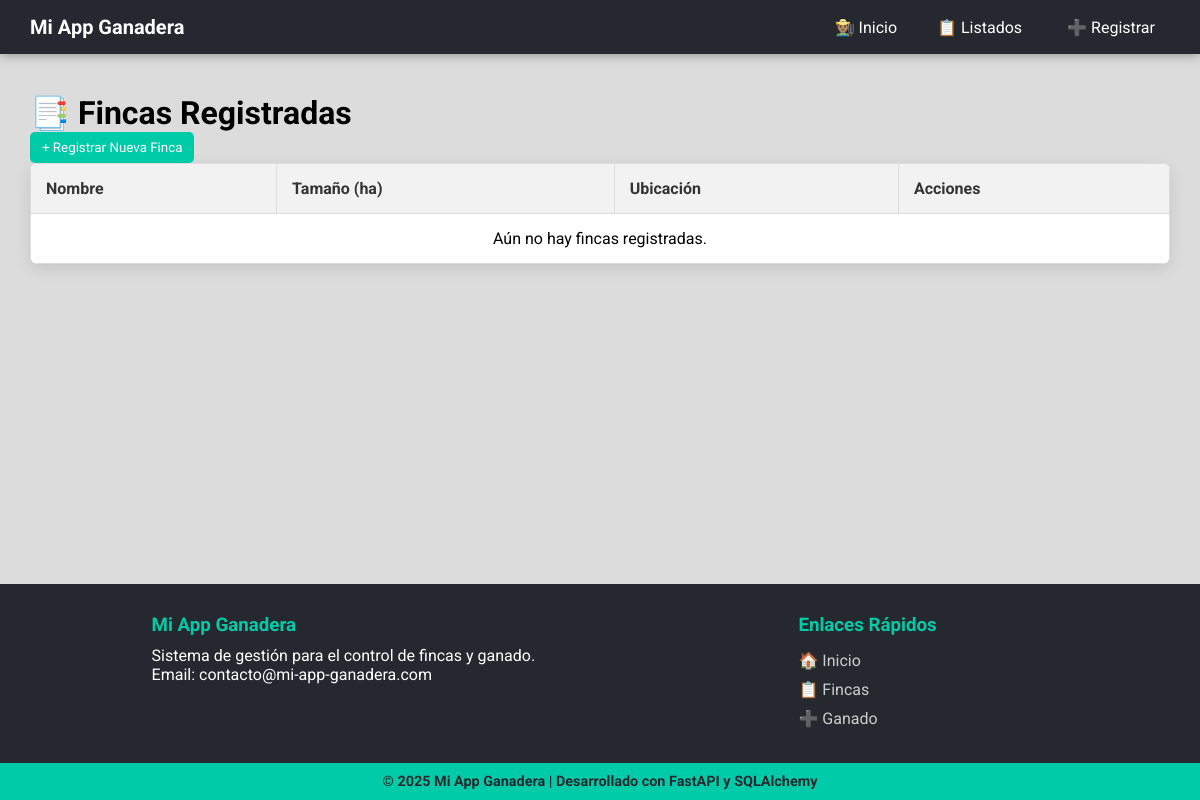
The page /fincas/lista on the database as committed earlier.
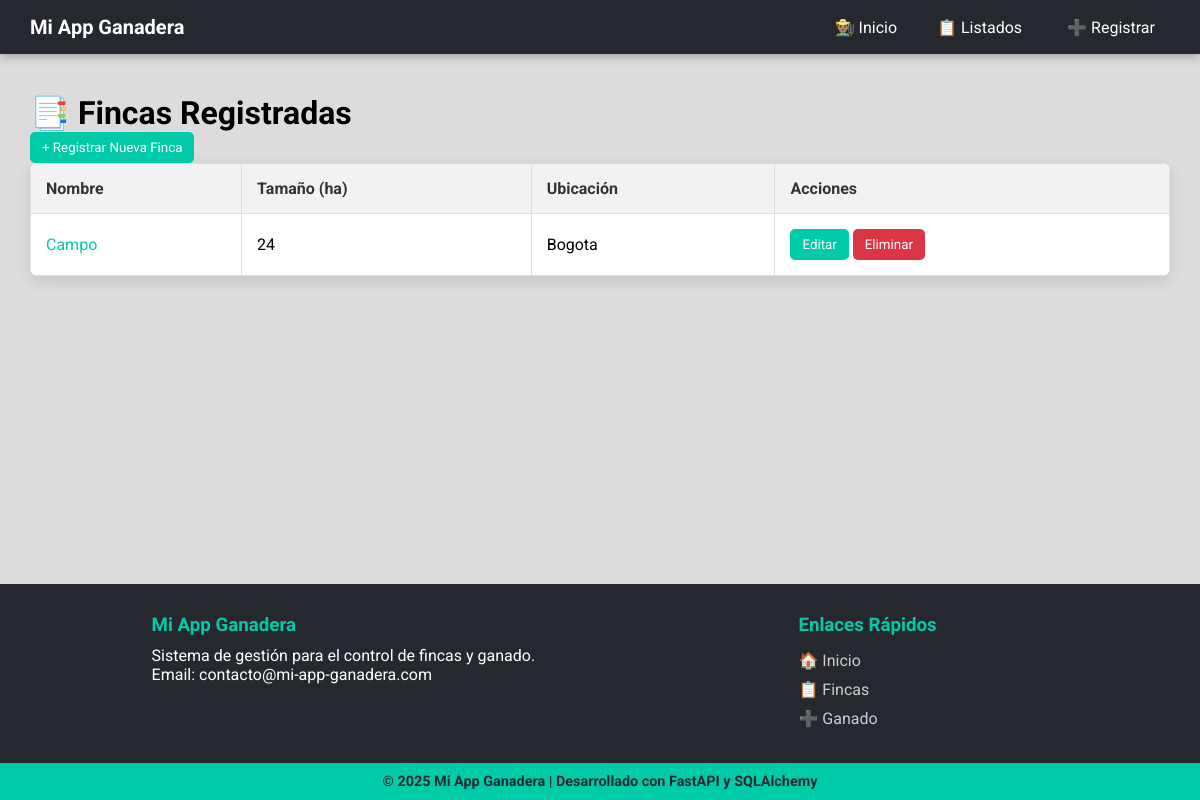
The same page on the database as committed later.
### models.py (models this page shows)
class Finca(Base):
    __tablename__ = "fincas"
    id = Column(Integer, primary_key=True, index=True)
    nombre = Column(String(100), nullable=False)
    tamaño = Column(Integer, nullable=False)
    ubicacion = Column(String(200), nullable=False)
    fecha_creacion = Column(DateTime, default=datetime.utcnow)
    ganados = relationship(
        "Ganado",
        back_populates="finca",
        cascade="all, delete-orphan"
    )

### routers/finca.py (the view)
@router.get("/lista")
async def listar_fincas_view(request: Request, db: Session = Depends(get_db)):
    fincas = db.query(models.Finca).all()
    return templates.TemplateResponse(
        "finca/lista_fincas.html",
        {"request": request, "fincas": fincas}
    )

### templates/finca/lista_fincas.html (shortened to what this page needs)
{% extends "base.html" %}
{% block content %}
    <h1 style="margin-top: 10px;">📑 Fincas Registradas</h1>
    <p><a href="/fincas/crear"><button>+ Registrar Nueva Finca</button></a></p>
    <table>
        <thead>
            <tr>
                <th>Nombre</th>
                <th>Tamaño (ha)</th>
                <th>Ubicación</th>
                <th>Acciones</th>
            </tr>
        </thead>
        <tbody>
            {% if fincas %}
                {% for finca in fincas %}
                    <tr id="finca-{{ finca.id }}">
                        <td><a href="/fincas/{{ finca.id }}" style="color: #00cba9; text-decoration: none;">{{ finca.nombre }}</a></td>
                        <td>{{ finca.tamaño }}</td>
                        <td>{{ finca.ubicacion }}</td>
                        <td>
                            <button onclick="window.location.href='/fincas/editar/{{ finca.id }}'">Editar</button>
                            <button class="btn-eliminar" data-id="{{ finca.id }}" style="background-color: #dc3545;">Eliminar</button>
                        </td>
                    </tr>
                {% endfor %}
            {% else %}
                <tr>
                    <td colspan="4" style="text-align: center;">Aún no hay fincas registradas.</td>
                </tr>
            {% endif %}
        </tbody>
    </table>
{% endblock %}

### templates/base.html (shortened to what this page needs)
<!DOCTYPE html>
<html lang="es">
<head>
    <link rel="stylesheet" href="/static/css/styles.css">
</head>
<body>
<nav class="navbar">
    <div class="logo">Mi App Ganadera</div>
    <ul class="nav-links">
        <li><a href="/"> 👨🏽‍🌾 Inicio</a></li>
        <li class="dropdown">
            <a href="#" class="dropbtn"> 📋 Listados </a>
        </li>
        <li class="dropdown">
            <a href="#" class="dropbtn">➕ Registrar </a>
        </li>
        </ul>
</nav>
<div class="container">
    {% block content %}{% endblock %}
</div>
<footer class="main-footer">
    <div class="footer-content">
        <div class="footer-section about">
            <h3>Mi App Ganadera</h3>
            <p>Sistema de gestión para el control de fincas y ganado.</p>
            <p>Email: contacto@mi-app-ganadera.com</p>
        </div>
        <div class="footer-section links">
            <h3>Enlaces Rápidos</h3>
            <ul>
                <li><a href="/">🏠 Inicio</a></li>
                <li><a href="/fincas/lista">📋 Fincas</a></li>
                <li><a href="/ganado/lista">➕ Ganado</a></li>
                </ul>
        </div>
    </div>
    <div class="footer-bottom">
        &copy; 2025 Mi App Ganadera | Desarrollado con FastAPI y SQLAlchemy
    </div>
</footer>
</body>
</html>

### static/css/styles.css (style rules this page uses)
* { margin: 0; padding: 0; box-sizing: border-box; font-family: 'Roboto', sans-serif; }
html, body { height: 100%; margin: 0; }
body { display: flex; flex-direction: column; min-height: 100vh; background-color: #dcdcdc; }
.container { flex: 1; padding: 30px; }
.navbar { background-color: #26282f; padding: 15px 30px; display: flex; justify-content: space-between; align-items: center; box-shadow: 0 2px 10px rgba(0,0,0,0.3); }
.navbar .logo { color: #ffffff; text-decoration: none; font-weight: bold; font-size: 20px; }
.nav-links { list-style: none; display: flex; gap: 20px; }
.nav-links > li > a { color: #ffffff; text-decoration: none; font-size: 16px; transition: color 0.3s; padding: 0 10px; display: block; }
.dropdown { position: relative; padding: 0; }
.dropbtn { display: block; text-decoration: none; color: #ffffff; transition: color 0.3s; }
table { width: 100%; border-collapse: collapse; background: white; box-shadow: 0 5px 15px rgba(0,0,0,0.1); border-radius: 8px; overflow: hidden; }
table th, table td { padding: 15px; border: 1px solid #ddd; text-align: left; }
table th { background: #f2f2f2; color: #333; font-weight: bold; }
button, input[type="submit"] { background: #00cba9; color: white; padding: 8px 12px; border: none; cursor: pointer; border-radius: 5px; transition: background-color 0.3s; }
.main-footer { background: #26282f; color: #ffffff; flex-shrink: 0; width: 100%; }
.footer-content { display: flex; justify-content: space-around; flex-wrap: wrap; max-width: 1200px; margin: 0 auto; padding: 20px; }
.footer-section { min-width: 250px; margin: 10px 0; }
.footer-section h3 { color: #00cba9; margin-bottom: 10px; }
.footer-section ul { list-style: none; padding: 0; }
.footer-section a { color: #ccc; text-decoration: none; display: block; padding: 5px 0; transition: color 0.3s; }
.footer-bottom { background: #00cba9; color: #26282f; padding: 10px 0; text-align: center; font-weight: bold; font-size: 0.9em; }

Rows that differ between the two databases and show on the page:
added Finca: nombre "Campo", tamaño "24", ubicacion "Bogota"
Other text that changed with them:
text no longer shown: "Aún no hay fincas registradas."
